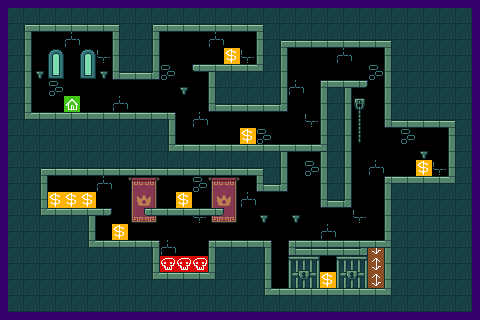

Below is a game level as drawn by its tile map, then a one-line description and the .tmx file that defines it, in full:
An orthogonal 30x20 tile map with 16x16 px tiles, 4 tile layers (layer_decoration, layer_logic, layer_walls_physics, layer_walls_visual), 3 tilesets.

<map version="1.10" tiledversion="1.12.1" orientation="orthogonal" renderorder="right-down" width="30" height="20" tilewidth="16" tileheight="16" infinite="0" nextlayerid="39" nextobjectid="11">
 <editorsettings>
  <export target="leveldev1.json" format="json" />
 </editorsettings>
 <tileset firstgid="1" source="../tilesets/castle_decor.tsx" />
 <tileset firstgid="25" source="../tilesets/colliders.tsx" />
 <tileset firstgid="57" source="../tilesets/castle_walls.tsx" />
 <layer id="34" name="layer_decoration" width="30" height="20">
  <data encoding="csv">
0,0,0,0,0,0,0,0,0,0,0,0,0,0,0,0,0,0,0,0,0,0,0,0,0,0,0,0,0,0,
0,0,0,0,0,0,0,0,0,0,0,0,0,0,0,0,0,0,0,0,0,0,0,0,0,0,0,0,0,0,
0,0,0,0,20,0,0,0,0,0,0,0,0,20,0,0,0,0,0,0,0,0,0,0,0,0,0,0,0,0,
0,0,0,1,0,1,21,0,0,0,0,0,0,0,0,21,0,0,0,0,0,20,0,0,0,0,0,0,0,0,
0,0,13,7,0,7,13,0,0,0,19,0,0,0,0,0,0,0,0,0,0,0,0,19,0,0,0,0,0,0,
0,0,0,19,0,0,0,0,0,0,0,13,0,0,0,0,0,0,20,0,0,0,0,0,0,0,0,0,0,0,
0,0,0,0,0,0,0,20,0,0,0,0,0,0,0,0,0,0,0,0,0,0,6,0,0,0,0,0,0,0,
0,0,0,0,0,0,0,0,0,0,0,0,20,0,0,0,0,0,0,21,0,0,12,0,0,0,0,0,0,0,
0,0,0,0,0,0,0,0,0,0,0,0,0,0,0,0,19,0,0,0,0,0,18,0,0,19,0,0,0,0,
0,0,0,0,0,0,0,0,0,0,0,0,0,0,0,0,0,0,0,0,0,0,0,0,0,0,13,0,0,0,
0,0,0,0,0,0,0,0,0,0,0,0,0,0,0,0,0,0,0,19,0,0,0,20,0,0,0,21,0,0,
0,0,0,0,0,0,20,0,2,3,0,0,19,2,3,0,0,0,0,0,0,0,0,0,0,0,0,0,0,0,
0,0,0,19,0,0,0,0,8,9,0,0,0,8,9,20,0,0,0,0,0,0,0,0,0,0,0,0,0,0,
0,0,0,0,0,0,0,0,14,15,0,0,21,14,15,0,13,0,13,0,0,0,21,0,0,0,0,0,0,0,
0,0,0,0,0,0,0,0,0,0,0,0,0,0,0,0,0,0,0,0,20,0,0,0,0,0,0,0,0,0,
0,0,0,0,0,0,0,0,0,0,20,0,0,0,0,0,0,0,0,0,0,0,0,0,0,0,0,0,0,0,
0,0,0,0,0,0,0,0,0,0,0,0,0,0,0,0,0,0,4,5,0,4,5,19,0,0,0,0,0,0,
0,0,0,0,0,0,0,0,0,0,0,0,0,0,0,0,0,0,10,11,0,10,11,0,0,0,0,0,0,0,
0,0,0,0,0,0,0,0,0,0,0,0,0,0,0,0,0,0,0,0,0,0,0,0,0,0,0,0,0,0,
0,0,0,0,0,0,0,0,0,0,0,0,0,0,0,0,0,0,0,0,0,0,0,0,0,0,0,0,0,0
</data>
 </layer>
 <layer id="16" name="layer_logic" width="30" height="20">
  <data encoding="csv">
0,0,0,0,0,0,0,0,0,0,0,0,0,0,0,0,0,0,0,0,0,0,0,0,0,0,0,0,0,0,
0,0,0,0,0,0,0,0,0,0,0,0,0,0,0,0,0,0,0,0,0,0,0,0,0,0,0,0,0,0,
0,0,0,0,0,0,0,0,0,0,0,0,0,0,0,0,0,0,0,0,0,0,0,0,0,0,0,0,0,0,
0,0,0,0,0,0,0,0,0,0,0,0,0,0,26,0,0,0,0,0,0,0,0,0,0,0,0,0,0,0,
0,0,0,0,0,0,0,0,0,0,0,0,0,0,0,0,0,0,0,0,0,0,0,0,0,0,0,0,0,0,
0,0,0,0,0,0,0,0,0,0,0,0,0,0,0,0,0,0,0,0,0,0,0,0,0,0,0,0,0,0,
0,0,0,0,25,0,0,0,0,0,0,0,0,0,0,0,0,0,0,0,0,0,0,0,0,0,0,0,0,0,
0,0,0,0,0,0,0,0,0,0,0,0,0,0,0,0,0,0,0,0,0,0,0,0,0,0,0,0,0,0,
0,0,0,0,0,0,0,0,0,0,0,0,0,0,0,26,0,0,0,0,0,0,0,0,0,0,0,0,0,0,
0,0,0,0,0,0,0,0,0,0,0,0,0,0,0,0,0,0,0,0,0,0,0,0,0,0,0,0,0,0,
0,0,0,0,0,0,0,0,0,0,0,0,0,0,0,0,0,0,0,0,0,0,0,0,0,0,26,0,0,0,
0,0,0,0,0,0,0,0,0,0,0,0,0,0,0,0,0,0,0,0,0,0,0,0,0,0,0,0,0,0,
0,0,0,26,26,26,0,0,0,0,0,26,0,0,0,0,0,0,0,0,0,0,0,0,0,0,0,0,0,0,
0,0,0,0,0,0,0,0,0,0,0,0,0,0,0,0,0,0,0,0,0,0,0,0,0,0,0,0,0,0,
0,0,0,0,0,0,0,26,0,0,0,0,0,0,0,0,0,0,0,0,0,0,0,0,0,0,0,0,0,0,
0,0,0,0,0,0,0,0,0,0,0,0,0,0,0,0,0,0,0,0,0,0,0,27,0,0,0,0,0,0,
0,0,0,0,0,0,0,0,0,0,28,28,28,0,0,0,0,0,0,0,0,0,0,27,0,0,0,0,0,0,
0,0,0,0,0,0,0,0,0,0,0,0,0,0,0,0,0,0,0,0,26,0,0,27,0,0,0,0,0,0,
0,0,0,0,0,0,0,0,0,0,0,0,0,0,0,0,0,0,0,0,0,0,0,0,0,0,0,0,0,0,
0,0,0,0,0,0,0,0,0,0,0,0,0,0,0,0,0,0,0,0,0,0,0,0,0,0,0,0,0,0
</data>
 </layer>
 <layer id="1" name="layer_walls_physics" width="30" height="20">
  <data encoding="csv">
33,33,33,33,33,33,33,33,33,33,33,33,33,33,33,33,33,33,33,33,33,33,33,33,33,33,33,33,33,33,
33,33,33,33,33,33,33,33,33,33,33,33,33,33,33,33,33,33,33,33,33,33,33,33,33,33,33,33,33,33,
33,33,0,0,0,0,0,33,33,33,0,0,0,0,0,0,33,33,33,33,33,33,33,33,33,33,33,33,33,33,
33,33,0,0,0,0,0,33,33,33,0,0,0,0,0,0,33,33,0,0,0,0,0,0,33,33,33,33,33,33,
33,33,0,0,0,0,0,33,33,33,0,0,34,33,33,33,33,33,0,0,0,0,0,0,33,33,33,33,33,33,
33,33,0,0,0,0,0,0,0,0,0,0,0,33,33,33,33,33,0,0,33,33,34,0,33,33,33,33,33,33,
33,33,0,0,0,0,0,0,0,0,0,0,0,33,33,33,33,33,0,0,33,33,0,0,33,33,33,33,33,33,
33,33,33,33,33,33,33,33,33,33,33,0,0,0,0,0,0,0,0,0,33,33,0,0,33,33,33,33,33,33,
33,33,33,33,33,33,33,33,33,33,33,0,0,0,0,0,0,0,0,0,33,33,0,0,0,0,0,0,33,33,
33,33,33,33,33,33,33,33,33,33,33,33,33,33,33,33,33,33,34,34,33,33,0,0,0,0,0,0,33,33,
33,33,33,33,33,33,33,33,33,33,33,33,33,33,33,33,33,33,0,0,33,33,0,0,0,0,0,0,33,33,
33,33,33,0,0,0,0,0,0,0,0,0,0,0,0,0,33,33,0,0,33,33,0,0,33,33,33,33,33,33,
33,33,33,0,0,0,0,0,0,0,0,0,0,0,0,0,0,0,0,0,33,33,0,0,33,33,33,33,33,33,
33,33,33,33,33,33,34,0,0,34,34,34,34,34,0,0,0,0,0,0,0,0,0,0,33,33,33,33,33,33,
33,33,33,33,33,33,0,0,0,0,0,0,0,0,0,0,0,0,0,0,0,0,0,0,33,33,33,33,33,33,
33,33,33,33,33,33,33,33,33,33,0,0,0,33,33,33,33,0,33,33,33,33,33,34,33,33,33,33,33,33,
33,33,33,33,33,33,33,33,33,33,0,0,0,33,33,33,33,0,0,0,0,0,0,0,33,33,33,33,33,33,
33,33,33,33,33,33,33,33,33,33,33,33,33,33,33,33,33,0,0,0,0,0,0,0,33,33,33,33,33,33,
33,33,33,33,33,33,33,33,33,33,33,33,33,33,33,33,33,33,33,33,33,33,33,33,33,33,33,33,33,33,
33,33,33,33,33,33,33,33,33,33,33,33,33,33,33,33,33,33,33,33,33,33,33,33,33,33,33,33,33,33
</data>
 </layer>
 <layer id="35" name="layer_walls_visual" width="30" height="20">
  <data encoding="csv">
67,67,67,67,67,67,67,67,67,67,67,67,67,67,67,67,67,67,67,67,67,67,67,67,67,67,67,67,67,0,
67,68,74,74,74,74,75,67,67,68,74,74,74,74,74,75,67,67,67,67,67,67,67,67,67,67,67,67,67,0,
67,76,81,81,81,81,58,67,67,76,81,81,81,81,81,58,67,68,74,74,74,74,74,75,67,67,67,67,67,0,
67,76,81,81,81,81,58,67,67,76,81,61,60,60,60,66,67,76,81,81,81,81,81,58,67,67,67,67,67,0,
67,76,81,81,81,81,73,74,74,84,81,0,58,67,67,67,67,76,81,82,60,60,62,58,67,67,67,67,67,0,
67,76,81,81,81,81,81,81,81,81,81,81,58,67,67,67,67,76,81,58,67,76,0,58,67,67,67,67,67,0,
67,59,60,60,60,60,60,60,60,60,57,81,73,74,74,74,74,84,81,58,67,76,81,58,67,67,67,67,67,0,
67,67,67,67,67,67,67,67,67,67,76,81,81,81,81,81,81,81,81,58,67,76,81,73,74,74,74,75,67,0,
67,67,67,67,67,67,67,67,67,67,59,60,60,60,60,60,60,60,60,66,67,76,81,81,81,81,81,58,67,0,
67,67,67,67,67,67,67,67,67,67,67,67,67,67,67,67,67,76,0,58,67,76,81,81,81,81,81,58,67,0,
67,67,68,74,74,74,74,74,74,74,74,74,74,74,74,75,67,76,81,58,67,76,81,82,60,60,60,66,67,0,
67,67,76,81,81,81,81,81,81,81,81,81,81,81,81,73,74,84,81,58,67,76,81,58,67,67,67,67,67,0,
67,67,59,60,60,60,62,81,61,60,60,60,60,62,81,81,81,81,81,73,74,84,81,58,67,67,67,67,67,0,
67,67,67,67,67,76,0,81,0,0,0,0,0,0,81,81,81,81,81,81,81,81,81,58,67,67,67,67,67,0,
67,67,67,67,67,59,60,60,60,57,81,81,82,60,60,60,57,82,60,60,60,60,60,66,67,67,67,67,67,0,
67,67,67,67,67,67,67,67,67,76,81,81,58,67,67,67,76,73,74,74,74,74,84,58,67,67,67,67,67,0,
67,67,67,67,67,67,67,67,67,59,60,60,66,67,67,67,76,81,81,81,81,81,81,58,67,67,67,67,67,0,
67,67,67,67,67,67,67,67,67,67,67,67,67,67,67,67,59,60,60,60,60,60,60,66,67,67,67,67,67,0,
67,67,67,67,67,67,67,67,67,67,67,67,67,67,67,67,67,67,67,67,67,67,67,67,67,67,67,67,67,0,
0,0,0,0,0,0,0,0,0,0,0,0,0,0,0,0,0,0,0,0,0,0,0,0,0,0,0,0,0,0
</data>
 </layer>
</map>
